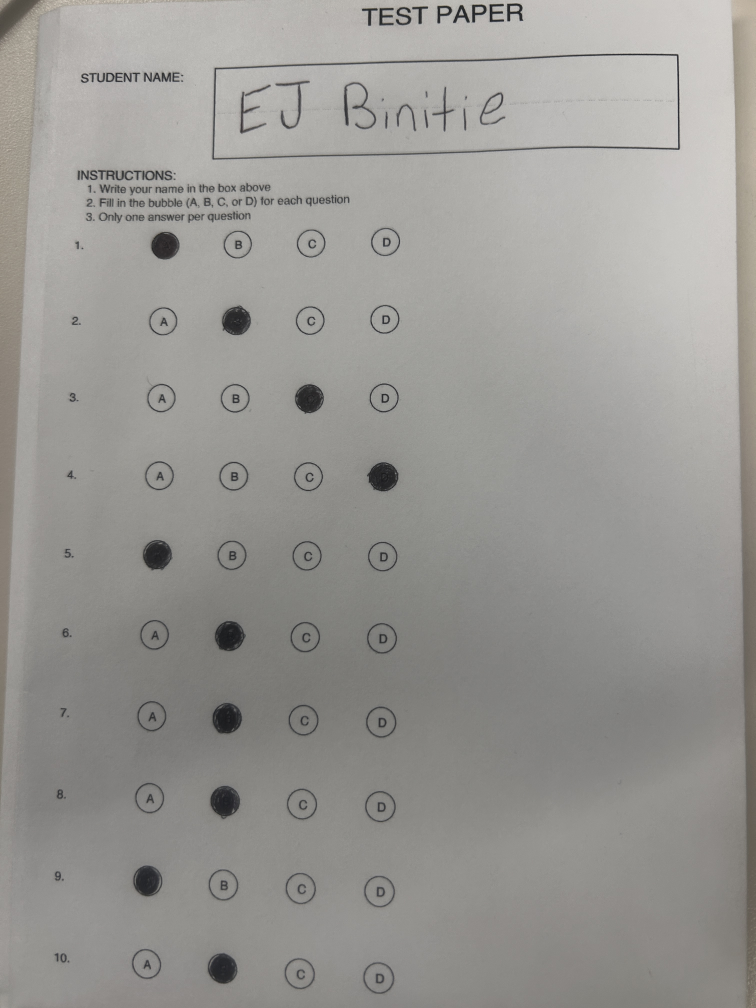
#> input picture yahoo/mission/scanner/test_images/IMG_7096.JPG, 3024 x 4032 px (shown at 1/4 size)
$ python -i image_warp.py   (imports and definitions only)
#> lines starting #> are read from the running program, lines starting #| are printed output that depends on the picture; after the words box and inside, x2 and y2 are one past the last pixel; in counts of white or black regions, pixels touching at a corner belong together
# mission/scanner/image_warp.py
"""
Simplified image preprocessing - only warping to standard size.
Removed bubble-specific preprocessing (thresholding, etc.).
"""

import cv2
import numpy as np
from .config import WARPED_WIDTH, WARPED_HEIGHT


# ------------------------------------------------------------
# Utility: Order 4 points (top-left, top-right, bottom-right, bottom-left)
# ------------------------------------------------------------
def order_points(pts):
    """Return coordinates as TL, TR, BR, BL."""
    rect = np.zeros((4, 2), dtype="float32")

    s = pts.sum(axis=1)
    rect[0] = pts[np.argmin(s)]   # top-left
    rect[2] = pts[np.argmax(s)]   # bottom-right

    diff = np.diff(pts, axis=1)
    rect[1] = pts[np.argmin(diff)]  # top-right
    rect[3] = pts[np.argmax(diff)]  # bottom-left

    return rect


# ------------------------------------------------------------
# Step 1 — Detect the bounding box of the PRINTED FORM
# ------------------------------------------------------------
def detect_form_contour(img_gray):
    """
    Detects the contour of the printed test region, NOT the paper border.

    Strategy:
    - Edge detection
    - Morphological closing to fill gaps
    - Find largest rectangular-ish contour
    """
    blurred = cv2.GaussianBlur(img_gray, (5,5), 0)
    edges = cv2.Canny(blurred, 50, 150)

    # Close gaps in edges
    kernel = cv2.getStructuringElement(cv2.MORPH_RECT, (9, 9))
    closed = cv2.morphologyEx(edges, cv2.MORPH_CLOSE, kernel)

    contours, _ = cv2.findContours(closed, cv2.RETR_EXTERNAL, cv2.CHAIN_APPROX_SIMPLE)

    if not contours:
        raise Exception("No contours found — cannot detect form boundary.")

    # Choose contour with largest area (printed region)
    contours = sorted(contours, key=cv2.contourArea, reverse=True)
    form_contour = None

    for cnt in contours:
        peri = cv2.arcLength(cnt, True)
        approx = cv2.approxPolyDP(cnt, 0.02 * peri, True)

        # Look for 4-point contours (rectangle-like)
        if len(approx) == 4:
            form_contour = approx
            break

    if form_contour is None:
        raise Exception("Failed to detect rectangular printed form area.")

    return form_contour.reshape(4,2)


# ------------------------------------------------------------
# Step 2 — Warp sheet to normalized frame (1700 x 2550)
# ------------------------------------------------------------
def warp_form(img_color, form_pts):
    """
    Apply perspective transform to create a normalized sheet image.
    """
    rect = order_points(form_pts)
    dst = np.array([
        [0, 0],
        [WARPED_WIDTH - 1, 0],
        [WARPED_WIDTH - 1, WARPED_HEIGHT - 1],
        [0, WARPED_HEIGHT - 1]
    ], dtype="float32")

    M = cv2.getPerspectiveTransform(rect, dst)
    warped = cv2.warpPerspective(img_color, M, (WARPED_WIDTH, WARPED_HEIGHT))

    return warped


# ------------------------------------------------------------
# MAIN ENTRYPOINT - Simplified preprocessing
# ------------------------------------------------------------
def warp_form_to_standard(img_color):
    """
    Simplified preprocessing: only warps form to standard size.
    Input: BGR color image from camera
    Returns: warped_color - normalized sheet in color (1700x2550)
    """
    if img_color is None:
        raise Exception("Input image is None")

    gray = cv2.cvtColor(img_color, cv2.COLOR_BGR2GRAY)

    # 1. Detect printed form edges
    form_pts = detect_form_contour(gray)

    # 2. Warp to normalized resolution
    warped_color = warp_form(img_color, form_pts)

    return warped_color

>>> import cv2
>>> picture = cv2.imread('test_images/IMG_7096.JPG')
#> picture is the input picture: shape (4032, 3024, 3); mean B, G, R 147.5, 151.1, 152.5
>>> result = warp_form_to_standard(picture)
#> in detect_form_contour, `edges = cv2.Canny(blurred, 50, 150)`:
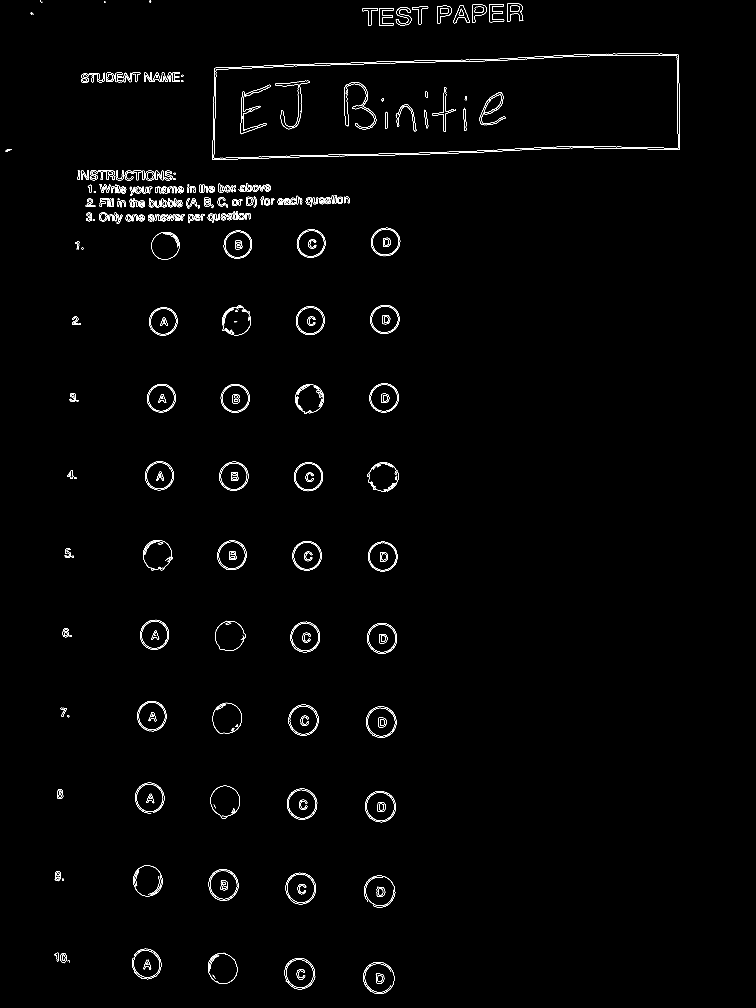
#> edges: shape (4032, 3024) (shown at 1/4 size); 0.62% white in thin lines or dots, all inside (x1, y1, x2, y2) = (21, 0, 2719, 3976)
#> in detect_form_contour, `closed = cv2.morphologyEx(edges, cv2.MORPH_CLOSE, kernel)`:
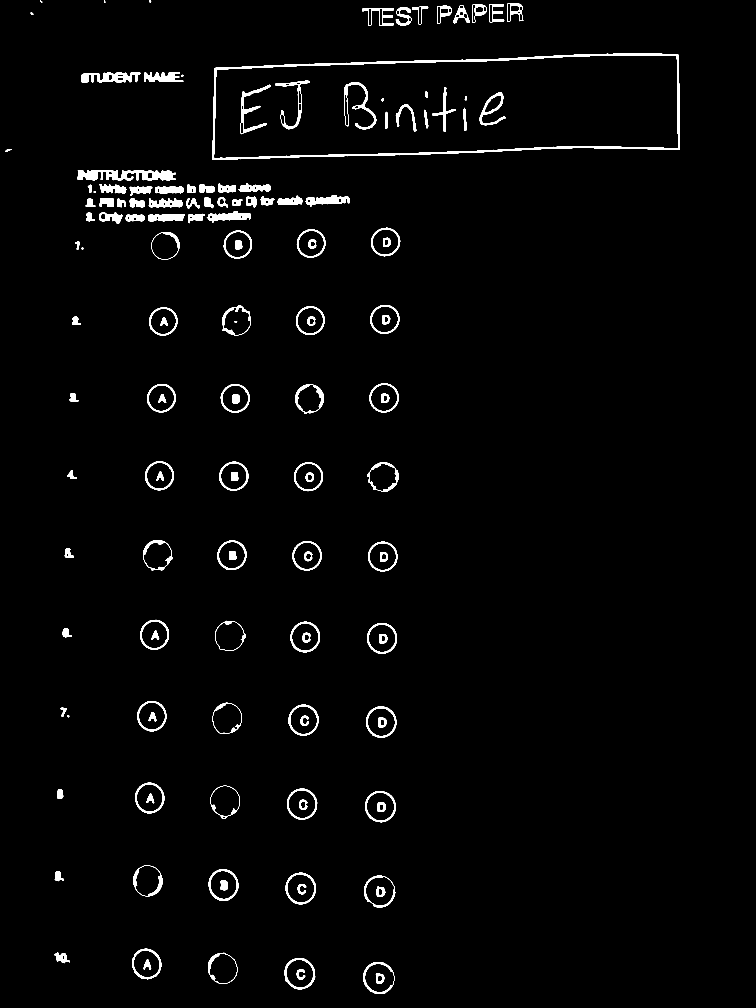
#> closed: shape (4032, 3024) (shown at 1/4 size); 2% white; 141 white regions
#> in detect_form_contour, `contours, _ = cv2.findContours(closed, cv2.RETR_EXTERNAL, cv2.CHAIN_AP..`: contours = 98 contours, 1 with area under 20; largest, box (x1, y1, x2, y2) and area: (849, 214, 2719, 639) 693626, (1453, 3848, 1578, 3976) 12318, (1456, 3503, 1581, 3630) 12022, (1142, 3491, 1264, 3618) 11848, (1138, 3832, 1261, 3957) 11819
#> the loop in detect_form_contour, `for cnt in contours:` made 1 pass
#> (peri, form_contour) on pass 1: (4533.3, [[2713, 221], [862, 271], [849, 636], [2716, 599]])
#> in warp_form_to_standard, `form_pts = detect_form_contour(gray)`: form_pts = [[2713, 221], [862, 271], [849, 636], [2716, 599]]
#> in order_points, `s = pts.sum(axis=1)`: s = [2934, 1133, 1485, 3315]
#> in order_points, `diff = np.diff(pts, axis=1)`: diff = [-2492, -591, -213, -2117]
#> in warp_form, `rect = order_points(form_pts)`: rect = [[862, 271], [2713, 221], [2716, 599], [849, 636]]
#> in warp_form, `M = cv2.getPerspectiveTransform(rect, dst)`: M = [[0.976, 0.0348, -850.6], [0.195, 7.22, -2126.1], [2.09e-05, 2.49e-05, 1]]
#> in warp_form, `warped = cv2.warpPerspective(img_color, M, (WARPED_WIDTH, WARPED_HEIGH..`:
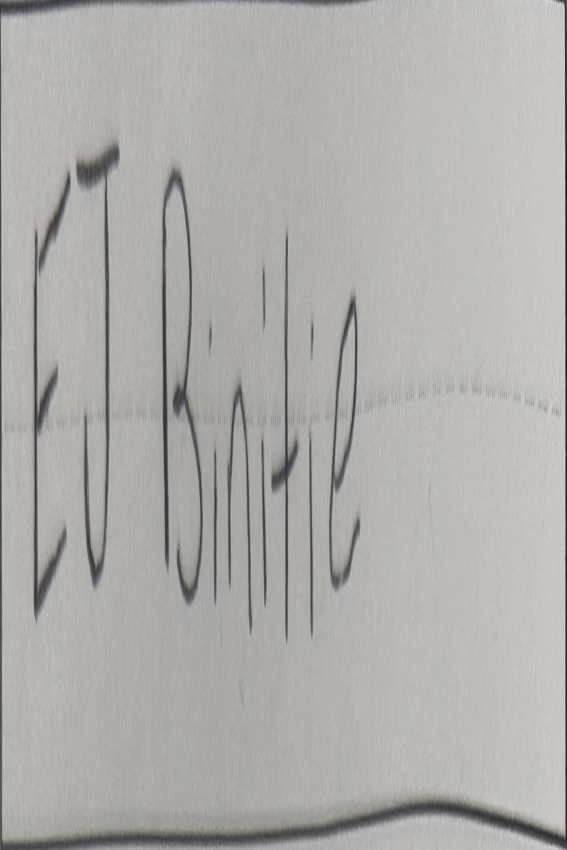
#> warped: shape (2550, 1700, 3) (shown at 1/3 size); mean B, G, R 170.9, 174, 175
